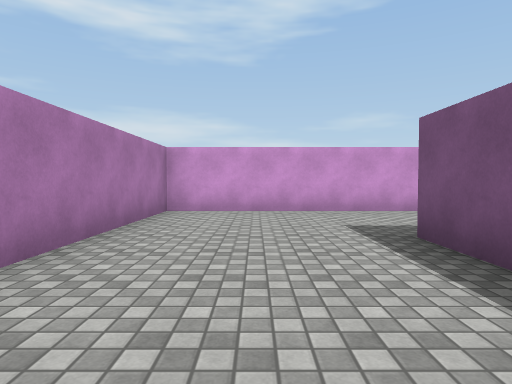
view 1 (above)

24 first-person views from a walk through a Unity game level. The camera is 1.2 m above the floor, tilts 2° down and sees 75° across. The floor is counted in squares, 2 m on a side. Each view is taken from the middle of a square. On the plan, view 1 faces up. The plan holds only what a view shows up to about 10 squares ahead; the rest is blank. The place goes on beyond the plan. Surface patterns are stand-ins for the level's own textures.

view 2
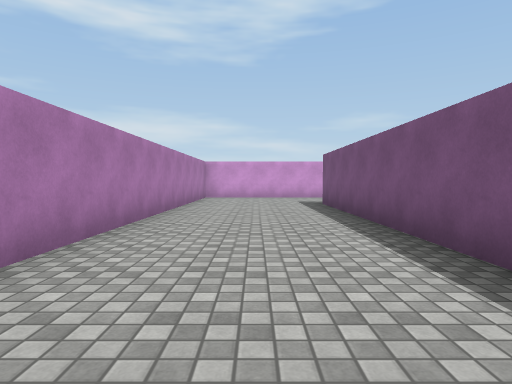

view 3
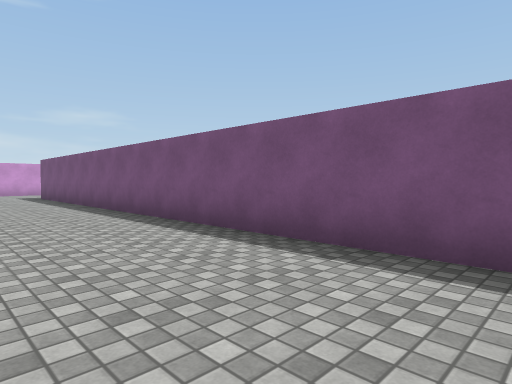

view 4
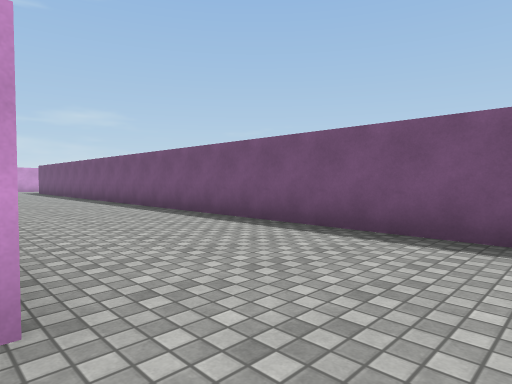

view 5
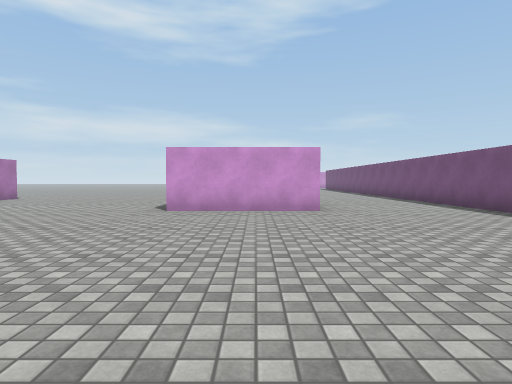

view 6
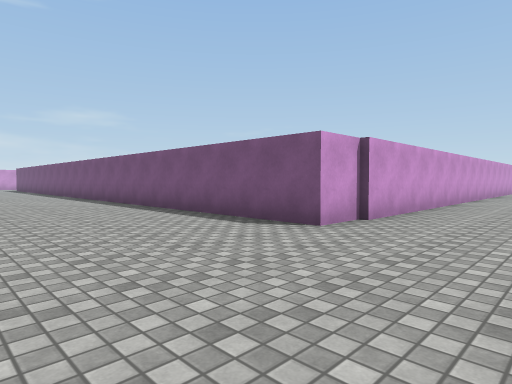

view 7
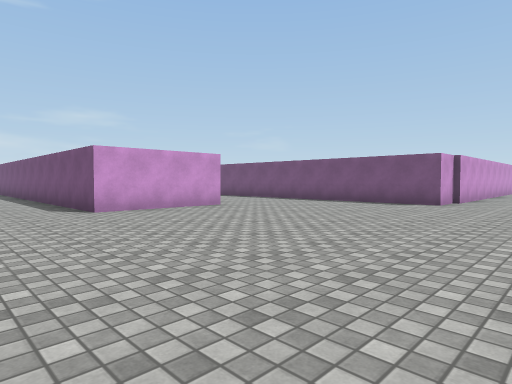

view 8
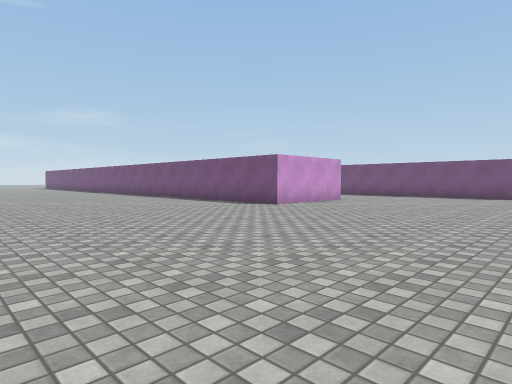

view 9
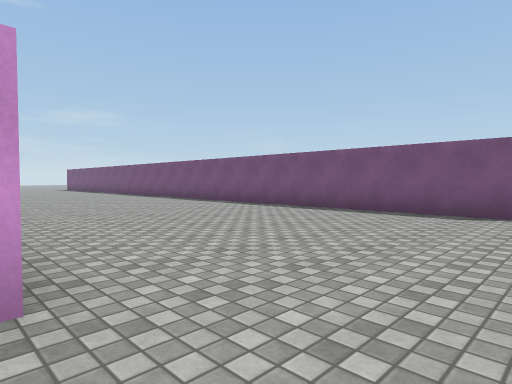

view 10
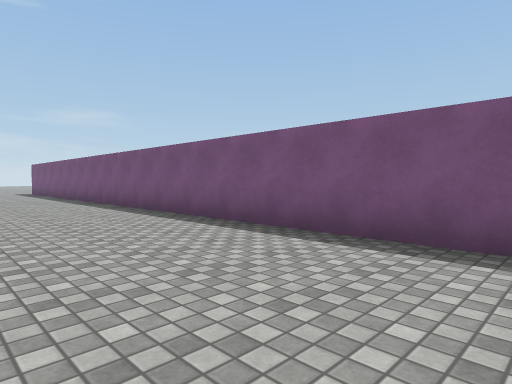

view 11
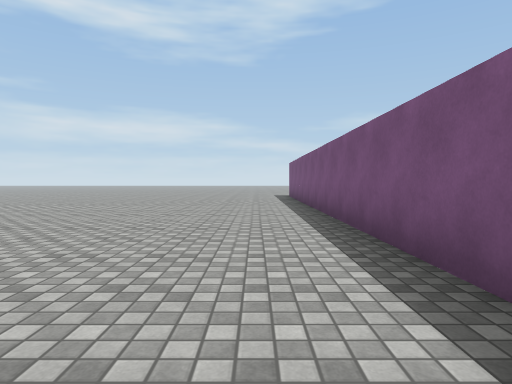

view 12
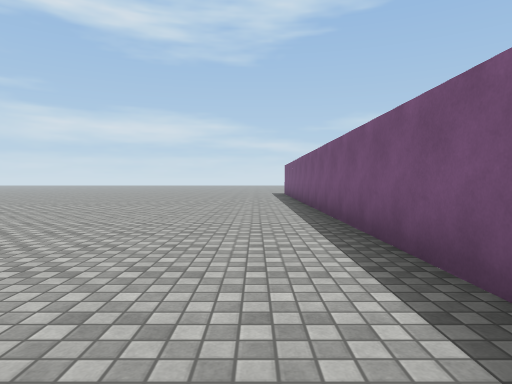

view 13
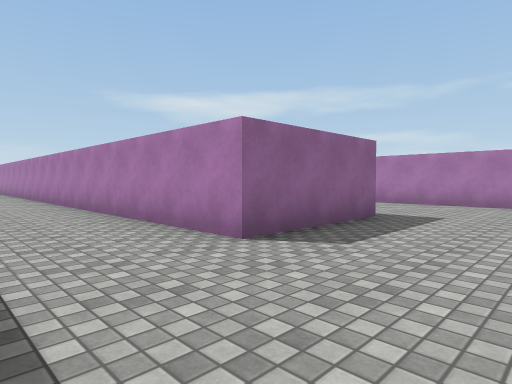

view 14
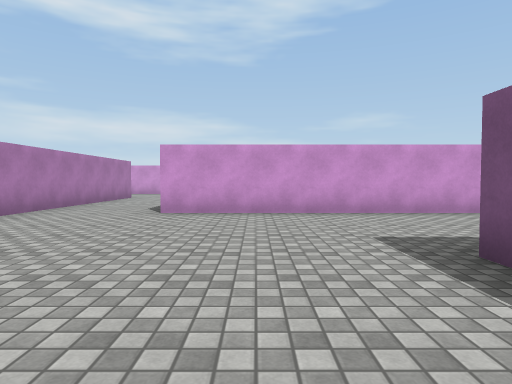

view 15
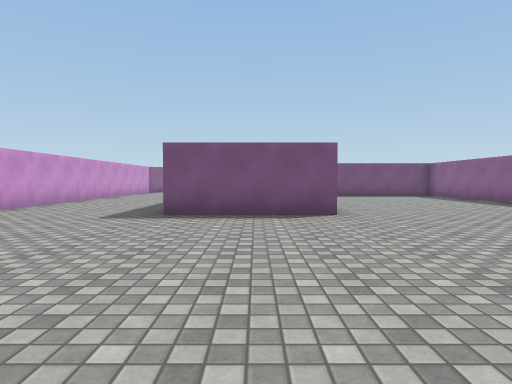

view 16
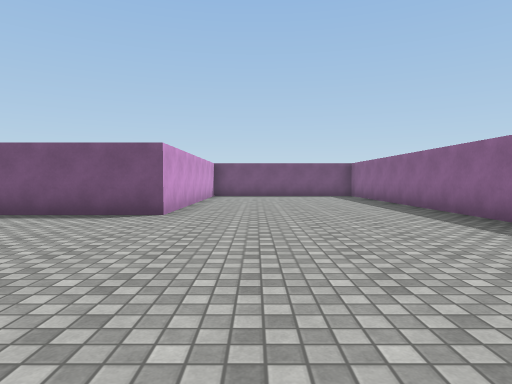

view 17
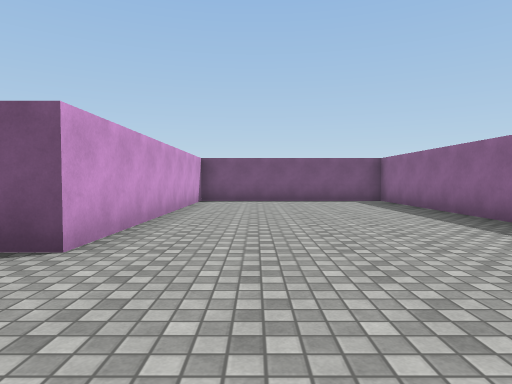

view 18
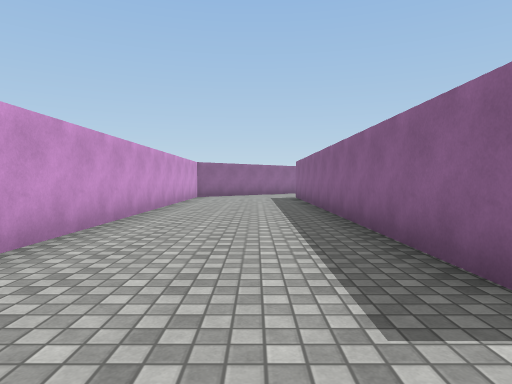

view 19
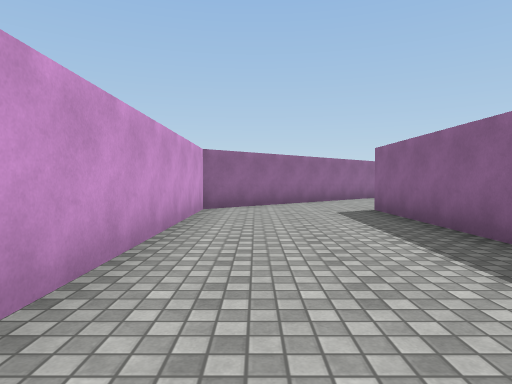

view 20
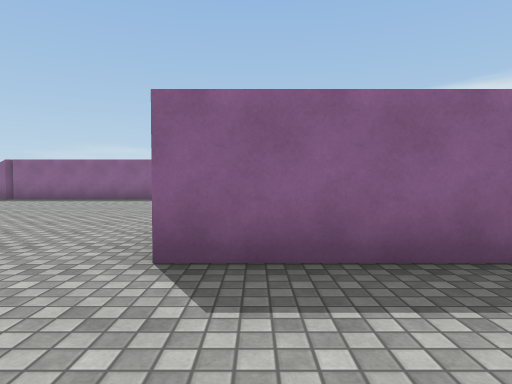

view 21
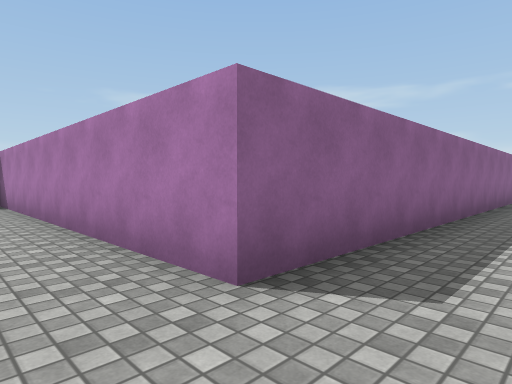

view 22
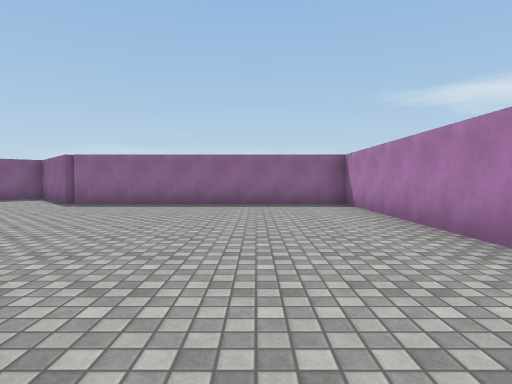

view 23
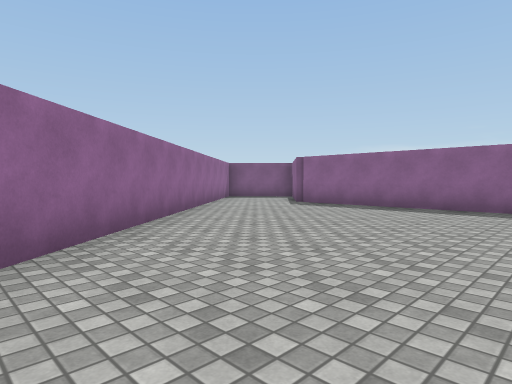

view 24
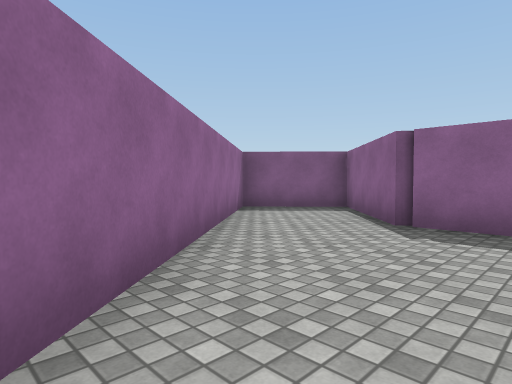

### Floor plan
Points are (right, up) in squares from view 1. A wall is a line through its corners. A room is listed if a view was taken in it or the views show most of it. See-through windows are left out.
Room 1 (views 1, 2, 3, 4, 5, 6, 7, 8, 9, 10, 11, 12, 13, 14, 15, 16, 17, 18, 19, 20, 21)
walls: (-1.6, -12.5) (-4.7, -12.5) (-4.7, 7); (9.8, -13.7) (17.7, -13.7) (17.7, -8.4) (10.8, -8.4) (10.8, -5.4) (20.7, -5.4) (20.7, -6.4); (9.8, -16.7) (1.7, -16.7) (1.7, 3.5) (4.7, 3.5) (4.7, -5.9); (3.2, 6.5) (-1.7, 6.5) (-1.7, -2.8); (22.8, -4.1) (20.9, -1.9) (7.2, -1.9)
ways out: opening at (21.7, -6) to room 2
Room 2 (views 22, 23, 24)
walls: (20.7, -6.4) (20.7, -13.5) (27.8, -13.5) (29.9, -15.8) (31.6, -14.2) (22.8, -4.1)
ways out: opening at (21.7, -6) to room 1

Where each view was taken, in squares from view 1:
view 1: 0 up, 0 right, facing up
view 2: 5 down, 0 right, facing up
view 3: 9 down, 1 left, facing up-right
view 4: 14 down, 2 left, facing up-right
view 5: 19 down, 3 left, facing up
view 6: 19 down, 2 left, facing up-right
view 7: 19 down, 7 left, facing up-right
view 8: 18 down, 11 left, facing up-right
view 9: 13 down, 11 left, facing up-right
view 10: 7 down, 8 left, facing up-right
view 11: 3 down, 6 left, facing up
view 12: 5 down, 6 left, facing up
view 13: 6 up, 7 right, facing down-left
view 14: 8 down, 9 right, facing up
view 15: 7 down, 5 right, facing right
view 16: 10 down, 5 right, facing right
view 17: 10 down, 8 right, facing right
view 18: 4 down, 9 right, facing right
view 19: 3 down, 14 right, facing right
view 20: 3 down, 20 right, facing down
view 21: 4 down, 22 right, facing down-left
view 22: 5 down, 23 right, facing down
view 23: 6 down, 22 right, facing down-right
view 24: 9 down, 26 right, facing down-right
